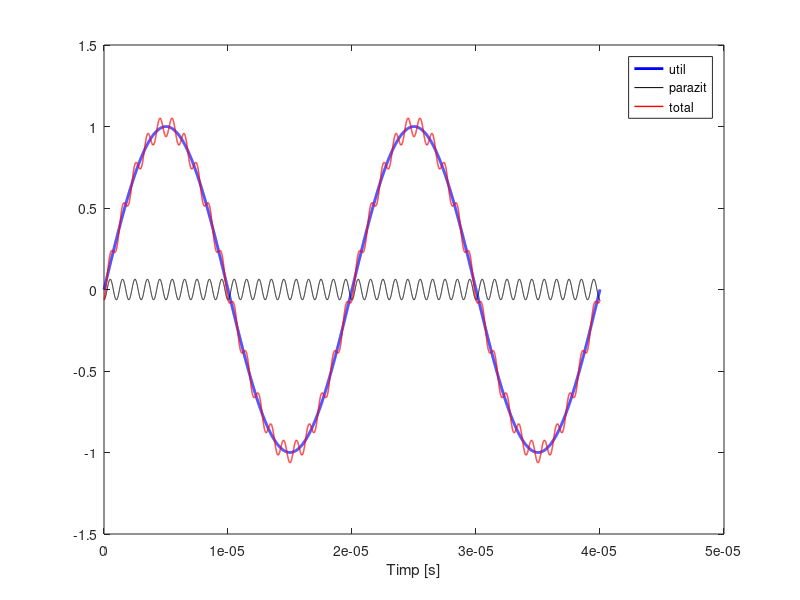

Write the MATLAB code that produced this figure.
function P3()
% P3, ilustreaza suprapunerea semnalului util cu cel parazit
kHz = 1e3;
MHz = 1e6;
frecv_u = 50*kHz; % frecventa semnalului util
%frecv_p = 10*MHz; % frecventa semnalului parazit
frecv_p = 1*MHz; 
omega_u = 2*pi*frecv_u;
omega_p = 2*pi*frecv_p;

Cu = 1;     % Em/(Rcablu + R)
%Cp = 1e-9; % A*Bm/(Rcablu + R)
Cp = 1e-8;  % A*Bm/(Rcablu + R)

T_u = 1/frecv_u; % perioada semnalului util
T_p = 1/frecv_p;

nop = 2;
if (T_u > T_p)
    tmax = nop*T_u;
else
    tmax = nop*T_p;
end
nopp = 10000;
t = linspace(0,tmax,nopp);
rez = f(t);
figure(1); clf;
plot(t,rez.u,'-b','Linewidth',2); hold on;
plot(t,rez.p,'-k');
plot(t,rez.tot,'-r','Linewidth',1);
legend('util','parazit','total');
xlabel('Timp [s]');

    function rez = f(t)
        rez.u = Cu*sin(omega_u*t);
        rez.p = - Cp*omega_p*cos(omega_p*t);
        rez.tot = rez.u + rez.p;
     end

end
